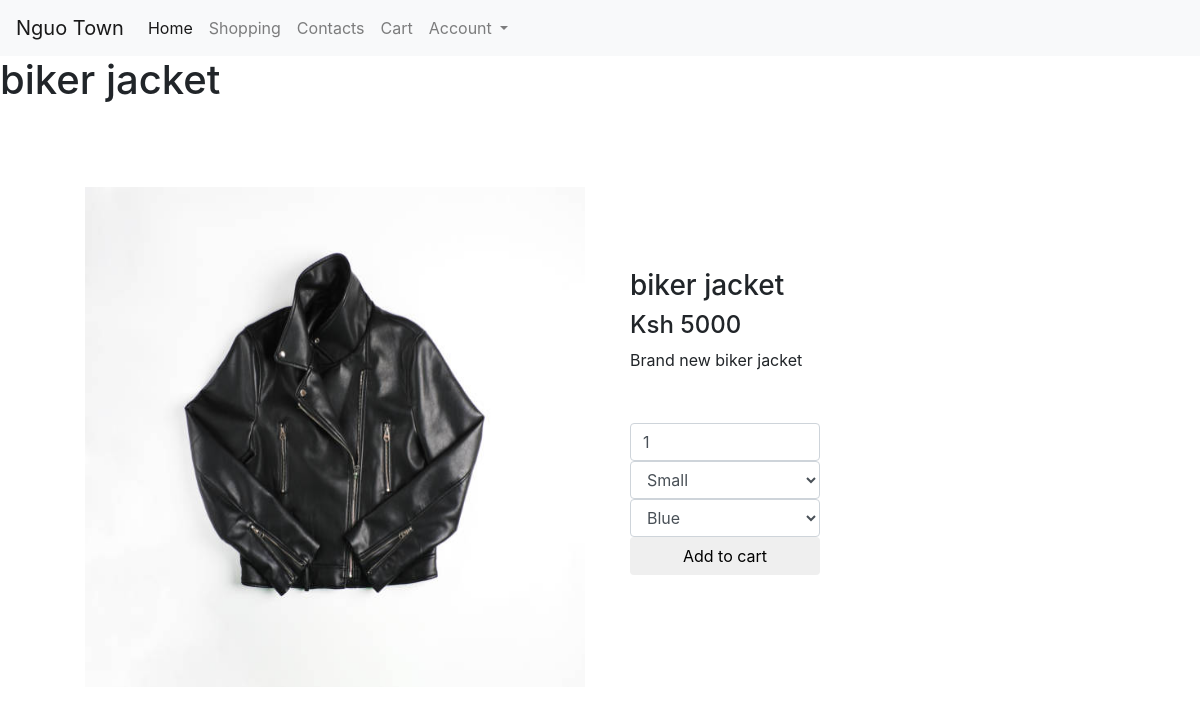
Page /shopping/biker-jacket/ on the committed database.
### nguo/models.py (models this page shows, shortened)
class Clothes(models.Model):
    LOCATIONS = (
        ('Nairobi', 'Nairobi'),
        ('Thika', 'Thika'),
        ('Mombasa','Mombasa'),
    )
    CLOTHTYPES=(
        ('Jacket','Jacket'),
        ('Shirt','Shirt')
    )
    title =models.CharField (max_length=200)
    price = models.CharField (max_length=200 ,null=True)
    cloth_type = models.CharField (max_length=200 ,null=True ,choices=CLOTHTYPES)
    location =models.CharField (max_length=200 ,null=True ,choices=LOCATIONS)
    description = models.CharField (max_length=300 ,blank=True,null=True)
    slug = models.SlugField(unique=True)
    date_created = models.DateTimeField(auto_now_add = True)
    tags = models.ManyToManyField(Tag)
    image = models.ImageField(null =True ,blank =True,upload_to ='images/')
    class Meta:
        unique_together = ('title','slug')

### official/views.py (the view)
# urls.py: path('shopping/<slug:slug>/',detail_view, name ='detail'),
def detail_view(request,slug):
    try:
        product = Clothes.objects.get(slug=slug)
        context={
            'product':product,
        }
        return render(request,'official/detail.html',context)
    except:
        pass

### nguo/models.py (called while the page is built)
    def all(self):
        return super(VariationManager,self).filter(active =True)

    def sizes(self):
        return self.all().filter(category = 'size')

    def colors(self):
        return self.all().filter(category = 'color')

### official/templates/official/detail.html (shortened to what this page needs)
{%extends 'base.html'%}
{% load static %}
{%block content%}
<h1>{{product.title}}</h1>
<main>
    <section class="appearance">
        <div class="introduction">
            <div class="intro-text">
                <img src="{{product.image.url}}" alt="#">
            </div>
        </div>
        <div class="lotty">
            <div class="col-sm-8">
                <div class="col-sm-8 pull-left">
                    <h3>{{product.title}} </h3>
                    <h4>Ksh {{product.price}} </h4>
                    <p>{{product.description}} </p>
                </div>
                <div class="col-sm-8 pull-left">
                    <div class="cta">
                        <form class="form pull-right" method="POST" action="{% url 'cart add' product.slug %}"> {%csrf_token%}
                            <input class="form-control" name="qty" type="number" value="1"/>
                            {%if product.variation_set.all %}
                            {%if product.variation_set.sizes %}
                            <select  class="form-control" name="size" >
                            {%for item in  product.variation_set.sizes %}
                                <option value="{{item.title|lower }}">{{item.title|capfirst}}</option>
                            {% endfor %}
                            </select>
                            {%endif%}
                            {%if product.variation_set.colors %}
                            <select  class="form-control" name="color" >
                            {%for item in  product.variation_set.colors %}
                                <option value="{{item.title|lower }}">{{item.title|capfirst}}</option>
                            {% endfor %}
                            </select>
                            {%endif%}
                            {%endif%}
                            <input class="btn btn-default btn-block" type="submit" value="Add to cart">
                        </form>
                    </div>
                </div>
            </div>
        </div>
    </section>
</main>
{%endblock %}

### static/stylesbase.css (style rules this page uses)
* { margin: 0; padding: 0; }

### official/templates/official/detail.html (style rules this page uses)
img { height: 500px; width: 500px; margin-left: 25px; margin-top: 10px; }
.appearance { display: flex; width: 90%; margin: auto; min-height: 80vh; align-items: center; }
form { padding-bottom: 20px; }
.introduction { flex: 1; }
.cta { padding: 35px 0px 0px 0px; }
.lotty { flex: 1; }

### rows in the picture
Clothes: title "biker jacket", image (picture), price "5000", description "Brand new biker jacket"

### other values in the picture
form field size "Small"
form field color "Blue"
